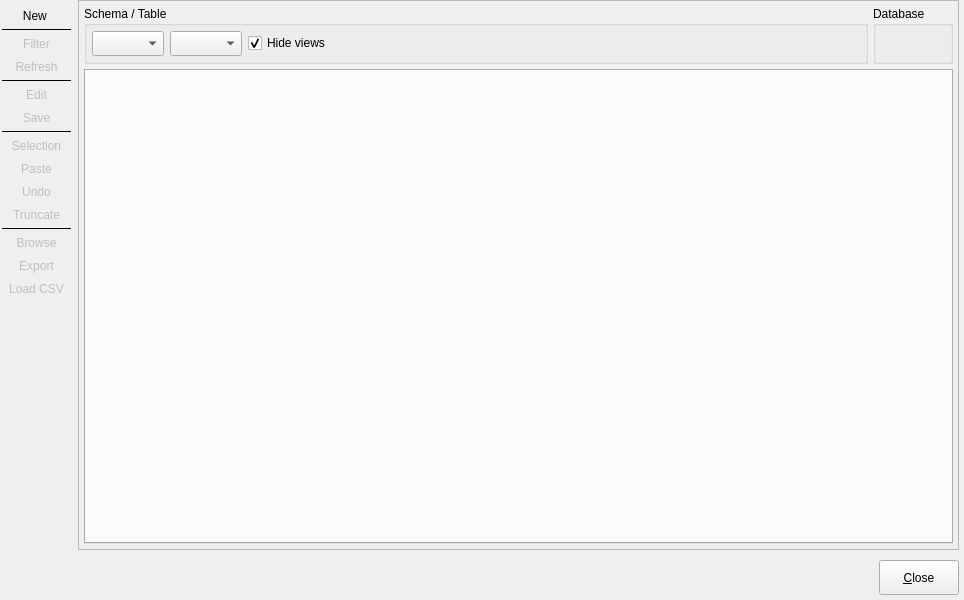
<?xml version="1.0" encoding="UTF-8"?>
<ui version="4.0">
 <class>DataHandlingForm</class>
 <widget class="QDialog" name="DataHandlingForm">
  <property name="geometry">
   <rect>
    <x>0</x>
    <y>0</y>
    <width>964</width>
    <height>600</height>
   </rect>
  </property>
  <property name="minimumSize">
   <size>
    <width>800</width>
    <height>600</height>
   </size>
  </property>
  <property name="baseSize">
   <size>
    <width>1250</width>
    <height>1000</height>
   </size>
  </property>
  <property name="windowTitle">
   <string>Data handling</string>
  </property>
  <property name="windowIcon">
   <iconset resource="../../res/resources.qrc">
    <normaloff>:/icons/icons/pgmodeler_logo.png</normaloff>:/icons/icons/pgmodeler_logo.png</iconset>
  </property>
  <property name="modal">
   <bool>false</bool>
  </property>
  <layout class="QGridLayout" name="gridLayout_3">
   <property name="leftMargin">
    <number>0</number>
   </property>
   <property name="topMargin">
    <number>0</number>
   </property>
   <property name="rightMargin">
    <number>5</number>
   </property>
   <property name="bottomMargin">
    <number>5</number>
   </property>
   <property name="spacing">
    <number>5</number>
   </property>
   <item row="2" column="0" colspan="2">
    <layout class="QGridLayout" name="buttons_lt">
     <property name="leftMargin">
      <number>5</number>
     </property>
     <property name="topMargin">
      <number>5</number>
     </property>
     <property name="rightMargin">
      <number>0</number>
     </property>
     <property name="bottomMargin">
      <number>0</number>
     </property>
     <property name="spacing">
      <number>5</number>
     </property>
     <item row="0" column="0">
      <widget class="QLabel" name="pgmodeler_name_lbl">
       <property name="sizePolicy">
        <sizepolicy hsizetype="Fixed" vsizetype="Fixed">
         <horstretch>0</horstretch>
         <verstretch>0</verstretch>
        </sizepolicy>
       </property>
       <property name="maximumSize">
        <size>
         <width>169</width>
         <height>35</height>
        </size>
       </property>
       <property name="styleSheet">
        <string notr="true"/>
       </property>
       <property name="text">
        <string/>
       </property>
       <property name="textFormat">
        <enum>Qt::TextFormat::PlainText</enum>
       </property>
       <property name="pixmap">
        <pixmap resource="../../res/resources.qrc">:/images/images/pgmodeler_name.png</pixmap>
       </property>
       <property name="scaledContents">
        <bool>true</bool>
       </property>
      </widget>
     </item>
     <item row="0" column="2">
      <widget class="QPushButton" name="close_btn">
       <property name="sizePolicy">
        <sizepolicy hsizetype="Preferred" vsizetype="Preferred">
         <horstretch>0</horstretch>
         <verstretch>0</verstretch>
        </sizepolicy>
       </property>
       <property name="maximumSize">
        <size>
         <width>16777215</width>
         <height>16777215</height>
        </size>
       </property>
       <property name="autoFillBackground">
        <bool>false</bool>
       </property>
       <property name="styleSheet">
        <string notr="true"/>
       </property>
       <property name="text">
        <string>&amp;Close</string>
       </property>
       <property name="icon">
        <iconset resource="../../res/resources.qrc">
         <normaloff>:/icons/icons/close1.png</normaloff>:/icons/icons/close1.png</iconset>
       </property>
       <property name="iconSize">
        <size>
         <width>28</width>
         <height>28</height>
        </size>
       </property>
       <property name="autoRepeat">
        <bool>false</bool>
       </property>
       <property name="autoDefault">
        <bool>false</bool>
       </property>
       <property name="flat">
        <bool>false</bool>
       </property>
      </widget>
     </item>
     <item row="0" column="1">
      <spacer name="horizontalSpacer_4">
       <property name="orientation">
        <enum>Qt::Orientation::Horizontal</enum>
       </property>
       <property name="sizeHint" stdset="0">
        <size>
         <width>40</width>
         <height>20</height>
        </size>
       </property>
      </spacer>
     </item>
    </layout>
   </item>
   <item row="0" column="0" rowspan="2">
    <widget class="QWidget" name="bnts_parent_wgt" native="true">
     <property name="sizePolicy">
      <sizepolicy hsizetype="Fixed" vsizetype="Preferred">
       <horstretch>0</horstretch>
       <verstretch>0</verstretch>
      </sizepolicy>
     </property>
     <property name="minimumSize">
      <size>
       <width>0</width>
       <height>0</height>
      </size>
     </property>
     <layout class="QGridLayout" name="gridLayout_9">
      <property name="leftMargin">
       <number>2</number>
      </property>
      <property name="topMargin">
       <number>5</number>
      </property>
      <property name="rightMargin">
       <number>2</number>
      </property>
      <property name="bottomMargin">
       <number>5</number>
      </property>
      <property name="horizontalSpacing">
       <number>5</number>
      </property>
      <property name="verticalSpacing">
       <number>2</number>
      </property>
      <item row="3" column="0">
       <widget class="QToolButton" name="refresh_tb">
        <property name="enabled">
         <bool>false</bool>
        </property>
        <property name="sizePolicy">
         <sizepolicy hsizetype="Preferred" vsizetype="Fixed">
          <horstretch>0</horstretch>
          <verstretch>0</verstretch>
         </sizepolicy>
        </property>
        <property name="minimumSize">
         <size>
          <width>0</width>
          <height>0</height>
         </size>
        </property>
        <property name="toolTip">
         <string>Refresh listing</string>
        </property>
        <property name="text">
         <string>Refresh</string>
        </property>
        <property name="icon">
         <iconset resource="../../res/resources.qrc">
          <normaloff>:/icons/icons/refresh.png</normaloff>:/icons/icons/refresh.png</iconset>
        </property>
        <property name="iconSize">
         <size>
          <width>32</width>
          <height>32</height>
         </size>
        </property>
        <property name="shortcut">
         <string>F5</string>
        </property>
        <property name="toolButtonStyle">
         <enum>Qt::ToolButtonStyle::ToolButtonIconOnly</enum>
        </property>
        <property name="autoRaise">
         <bool>true</bool>
        </property>
       </widget>
      </item>
      <item row="7" column="0">
       <widget class="QToolButton" name="edit_tb">
        <property name="enabled">
         <bool>false</bool>
        </property>
        <property name="sizePolicy">
         <sizepolicy hsizetype="Preferred" vsizetype="Fixed">
          <horstretch>0</horstretch>
          <verstretch>0</verstretch>
         </sizepolicy>
        </property>
        <property name="minimumSize">
         <size>
          <width>0</width>
          <height>0</height>
         </size>
        </property>
        <property name="toolTip">
         <string>Edit rows</string>
        </property>
        <property name="text">
         <string>Edit</string>
        </property>
        <property name="icon">
         <iconset resource="../../res/resources.qrc">
          <normaloff>:/icons/icons/editrows.png</normaloff>:/icons/icons/editrows.png</iconset>
        </property>
        <property name="iconSize">
         <size>
          <width>32</width>
          <height>32</height>
         </size>
        </property>
        <property name="popupMode">
         <enum>QToolButton::ToolButtonPopupMode::InstantPopup</enum>
        </property>
        <property name="toolButtonStyle">
         <enum>Qt::ToolButtonStyle::ToolButtonIconOnly</enum>
        </property>
        <property name="autoRaise">
         <bool>true</bool>
        </property>
       </widget>
      </item>
      <item row="6" column="0">
       <widget class="Line" name="separator1_ln">
        <property name="frameShadow">
         <enum>QFrame::Shadow::Plain</enum>
        </property>
        <property name="orientation">
         <enum>Qt::Orientation::Horizontal</enum>
        </property>
       </widget>
      </item>
      <item row="13" column="0">
       <widget class="QToolButton" name="selection_tb">
        <property name="enabled">
         <bool>false</bool>
        </property>
        <property name="sizePolicy">
         <sizepolicy hsizetype="Preferred" vsizetype="Fixed">
          <horstretch>0</horstretch>
          <verstretch>0</verstretch>
         </sizepolicy>
        </property>
        <property name="minimumSize">
         <size>
          <width>0</width>
          <height>0</height>
         </size>
        </property>
        <property name="toolTip">
         <string>Copy / save the selected items</string>
        </property>
        <property name="text">
         <string>Selection</string>
        </property>
        <property name="icon">
         <iconset resource="../../res/resources.qrc">
          <normaloff>:/icons/icons/selection.png</normaloff>:/icons/icons/selection.png</iconset>
        </property>
        <property name="iconSize">
         <size>
          <width>32</width>
          <height>32</height>
         </size>
        </property>
        <property name="popupMode">
         <enum>QToolButton::ToolButtonPopupMode::InstantPopup</enum>
        </property>
        <property name="toolButtonStyle">
         <enum>Qt::ToolButtonStyle::ToolButtonIconOnly</enum>
        </property>
        <property name="autoRaise">
         <bool>true</bool>
        </property>
       </widget>
      </item>
      <item row="1" column="0">
       <widget class="Line" name="separator_ln">
        <property name="frameShadow">
         <enum>QFrame::Shadow::Plain</enum>
        </property>
        <property name="orientation">
         <enum>Qt::Orientation::Horizontal</enum>
        </property>
       </widget>
      </item>
      <item row="26" column="0">
       <widget class="QToolButton" name="export_tb">
        <property name="enabled">
         <bool>false</bool>
        </property>
        <property name="sizePolicy">
         <sizepolicy hsizetype="Preferred" vsizetype="Fixed">
          <horstretch>0</horstretch>
          <verstretch>0</verstretch>
         </sizepolicy>
        </property>
        <property name="minimumSize">
         <size>
          <width>0</width>
          <height>0</height>
         </size>
        </property>
        <property name="toolTip">
         <string>Export results to a file</string>
        </property>
        <property name="text">
         <string>Export</string>
        </property>
        <property name="icon">
         <iconset resource="../../res/resources.qrc">
          <normaloff>:/icons/icons/exportdata.png</normaloff>:/icons/icons/exportdata.png</iconset>
        </property>
        <property name="iconSize">
         <size>
          <width>32</width>
          <height>32</height>
         </size>
        </property>
        <property name="shortcut">
         <string>Ctrl+X</string>
        </property>
        <property name="popupMode">
         <enum>QToolButton::ToolButtonPopupMode::InstantPopup</enum>
        </property>
        <property name="toolButtonStyle">
         <enum>Qt::ToolButtonStyle::ToolButtonIconOnly</enum>
        </property>
        <property name="autoRaise">
         <bool>true</bool>
        </property>
       </widget>
      </item>
      <item row="14" column="0">
       <widget class="QToolButton" name="paste_tb">
        <property name="enabled">
         <bool>false</bool>
        </property>
        <property name="sizePolicy">
         <sizepolicy hsizetype="Preferred" vsizetype="Fixed">
          <horstretch>0</horstretch>
          <verstretch>0</verstretch>
         </sizepolicy>
        </property>
        <property name="minimumSize">
         <size>
          <width>0</width>
          <height>0</height>
         </size>
        </property>
        <property name="toolTip">
         <string>Paste items on the grid</string>
        </property>
        <property name="text">
         <string>Paste</string>
        </property>
        <property name="icon">
         <iconset resource="../../res/resources.qrc">
          <normaloff>:/icons/icons/paste.png</normaloff>:/icons/icons/paste.png</iconset>
        </property>
        <property name="iconSize">
         <size>
          <width>32</width>
          <height>32</height>
         </size>
        </property>
        <property name="popupMode">
         <enum>QToolButton::ToolButtonPopupMode::InstantPopup</enum>
        </property>
        <property name="toolButtonStyle">
         <enum>Qt::ToolButtonStyle::ToolButtonIconOnly</enum>
        </property>
        <property name="autoRaise">
         <bool>true</bool>
        </property>
       </widget>
      </item>
      <item row="40" column="0">
       <spacer name="verticalSpacer">
        <property name="orientation">
         <enum>Qt::Orientation::Vertical</enum>
        </property>
        <property name="sizeHint" stdset="0">
         <size>
          <width>20</width>
          <height>40</height>
         </size>
        </property>
       </spacer>
      </item>
      <item row="17" column="0">
       <widget class="QToolButton" name="truncate_tb">
        <property name="enabled">
         <bool>false</bool>
        </property>
        <property name="sizePolicy">
         <sizepolicy hsizetype="Preferred" vsizetype="Fixed">
          <horstretch>0</horstretch>
          <verstretch>0</verstretch>
         </sizepolicy>
        </property>
        <property name="minimumSize">
         <size>
          <width>0</width>
          <height>0</height>
         </size>
        </property>
        <property name="toolTip">
         <string>Truncate the browsed table</string>
        </property>
        <property name="text">
         <string>Truncate</string>
        </property>
        <property name="icon">
         <iconset resource="../../res/resources.qrc">
          <normaloff>:/icons/icons/truncate.png</normaloff>:/icons/icons/truncate.png</iconset>
        </property>
        <property name="iconSize">
         <size>
          <width>32</width>
          <height>32</height>
         </size>
        </property>
        <property name="popupMode">
         <enum>QToolButton::ToolButtonPopupMode::InstantPopup</enum>
        </property>
        <property name="toolButtonStyle">
         <enum>Qt::ToolButtonStyle::ToolButtonIconOnly</enum>
        </property>
        <property name="autoRaise">
         <bool>true</bool>
        </property>
       </widget>
      </item>
      <item row="12" column="0">
       <widget class="Line" name="separator2_ln">
        <property name="frameShadow">
         <enum>QFrame::Shadow::Plain</enum>
        </property>
        <property name="orientation">
         <enum>Qt::Orientation::Horizontal</enum>
        </property>
       </widget>
      </item>
      <item row="0" column="0">
       <widget class="QToolButton" name="new_window_tb">
        <property name="enabled">
         <bool>true</bool>
        </property>
        <property name="sizePolicy">
         <sizepolicy hsizetype="Preferred" vsizetype="Fixed">
          <horstretch>0</horstretch>
          <verstretch>0</verstretch>
         </sizepolicy>
        </property>
        <property name="minimumSize">
         <size>
          <width>0</width>
          <height>0</height>
         </size>
        </property>
        <property name="toolTip">
         <string>Open a new data manipulation window</string>
        </property>
        <property name="text">
         <string>New </string>
        </property>
        <property name="icon">
         <iconset resource="../../res/resources.qrc">
          <normaloff>:/icons/icons/newdatamanip.png</normaloff>:/icons/icons/newdatamanip.png</iconset>
        </property>
        <property name="iconSize">
         <size>
          <width>32</width>
          <height>32</height>
         </size>
        </property>
        <property name="shortcut">
         <string>Ctrl+N</string>
        </property>
        <property name="toolButtonStyle">
         <enum>Qt::ToolButtonStyle::ToolButtonIconOnly</enum>
        </property>
        <property name="autoRaise">
         <bool>true</bool>
        </property>
       </widget>
      </item>
      <item row="25" column="0">
       <widget class="QToolButton" name="browse_tabs_tb">
        <property name="enabled">
         <bool>false</bool>
        </property>
        <property name="sizePolicy">
         <sizepolicy hsizetype="Preferred" vsizetype="Fixed">
          <horstretch>0</horstretch>
          <verstretch>0</verstretch>
         </sizepolicy>
        </property>
        <property name="minimumSize">
         <size>
          <width>0</width>
          <height>0</height>
         </size>
        </property>
        <property name="toolTip">
         <string>Browse referenced tables</string>
        </property>
        <property name="text">
         <string>Browse</string>
        </property>
        <property name="icon">
         <iconset resource="../../res/resources.qrc">
          <normaloff>:/icons/icons/browsetable.png</normaloff>:/icons/icons/browsetable.png</iconset>
        </property>
        <property name="iconSize">
         <size>
          <width>32</width>
          <height>32</height>
         </size>
        </property>
        <property name="popupMode">
         <enum>QToolButton::ToolButtonPopupMode::InstantPopup</enum>
        </property>
        <property name="toolButtonStyle">
         <enum>Qt::ToolButtonStyle::ToolButtonIconOnly</enum>
        </property>
        <property name="autoRaise">
         <bool>true</bool>
        </property>
       </widget>
      </item>
      <item row="16" column="0">
       <widget class="QToolButton" name="undo_tb">
        <property name="enabled">
         <bool>false</bool>
        </property>
        <property name="sizePolicy">
         <sizepolicy hsizetype="Preferred" vsizetype="Fixed">
          <horstretch>0</horstretch>
          <verstretch>0</verstretch>
         </sizepolicy>
        </property>
        <property name="minimumSize">
         <size>
          <width>0</width>
          <height>0</height>
         </size>
        </property>
        <property name="toolTip">
         <string>Undo modifications</string>
        </property>
        <property name="text">
         <string>Undo</string>
        </property>
        <property name="icon">
         <iconset resource="../../res/resources.qrc">
          <normaloff>:/icons/icons/undo.png</normaloff>:/icons/icons/undo.png</iconset>
        </property>
        <property name="iconSize">
         <size>
          <width>32</width>
          <height>32</height>
         </size>
        </property>
        <property name="shortcut">
         <string>Ctrl+Z</string>
        </property>
        <property name="toolButtonStyle">
         <enum>Qt::ToolButtonStyle::ToolButtonIconOnly</enum>
        </property>
        <property name="autoRaise">
         <bool>true</bool>
        </property>
       </widget>
      </item>
      <item row="2" column="0">
       <widget class="QToolButton" name="filter_tb">
        <property name="enabled">
         <bool>false</bool>
        </property>
        <property name="sizePolicy">
         <sizepolicy hsizetype="Preferred" vsizetype="Fixed">
          <horstretch>0</horstretch>
          <verstretch>0</verstretch>
         </sizepolicy>
        </property>
        <property name="minimumSize">
         <size>
          <width>0</width>
          <height>0</height>
         </size>
        </property>
        <property name="toolTip">
         <string>Filter the result set</string>
        </property>
        <property name="text">
         <string>Filter</string>
        </property>
        <property name="icon">
         <iconset resource="../../res/resources.qrc">
          <normaloff>:/icons/icons/filter.png</normaloff>:/icons/icons/filter.png</iconset>
        </property>
        <property name="iconSize">
         <size>
          <width>32</width>
          <height>32</height>
         </size>
        </property>
        <property name="shortcut">
         <string>Ctrl+F</string>
        </property>
        <property name="checkable">
         <bool>true</bool>
        </property>
        <property name="toolButtonStyle">
         <enum>Qt::ToolButtonStyle::ToolButtonIconOnly</enum>
        </property>
        <property name="autoRaise">
         <bool>true</bool>
        </property>
       </widget>
      </item>
      <item row="24" column="0">
       <widget class="Line" name="separator3_ln">
        <property name="frameShadow">
         <enum>QFrame::Shadow::Plain</enum>
        </property>
        <property name="orientation">
         <enum>Qt::Orientation::Horizontal</enum>
        </property>
       </widget>
      </item>
      <item row="8" column="0">
       <widget class="QToolButton" name="save_tb">
        <property name="enabled">
         <bool>false</bool>
        </property>
        <property name="sizePolicy">
         <sizepolicy hsizetype="Preferred" vsizetype="Fixed">
          <horstretch>0</horstretch>
          <verstretch>0</verstretch>
         </sizepolicy>
        </property>
        <property name="minimumSize">
         <size>
          <width>0</width>
          <height>0</height>
         </size>
        </property>
        <property name="toolTip">
         <string>Save changes</string>
        </property>
        <property name="text">
         <string>Save</string>
        </property>
        <property name="icon">
         <iconset resource="../../res/resources.qrc">
          <normaloff>:/icons/icons/save.png</normaloff>:/icons/icons/save.png</iconset>
        </property>
        <property name="iconSize">
         <size>
          <width>32</width>
          <height>32</height>
         </size>
        </property>
        <property name="shortcut">
         <string>Ctrl+S</string>
        </property>
        <property name="toolButtonStyle">
         <enum>Qt::ToolButtonStyle::ToolButtonIconOnly</enum>
        </property>
        <property name="autoRaise">
         <bool>true</bool>
        </property>
       </widget>
      </item>
      <item row="27" column="0">
       <widget class="QToolButton" name="csv_load_tb">
        <property name="enabled">
         <bool>false</bool>
        </property>
        <property name="sizePolicy">
         <sizepolicy hsizetype="Preferred" vsizetype="Fixed">
          <horstretch>0</horstretch>
          <verstretch>0</verstretch>
         </sizepolicy>
        </property>
        <property name="minimumSize">
         <size>
          <width>0</width>
          <height>0</height>
         </size>
        </property>
        <property name="toolTip">
         <string>Add new rows from a CSV file</string>
        </property>
        <property name="text">
         <string>Load CSV</string>
        </property>
        <property name="icon">
         <iconset resource="../../res/resources.qrc">
          <normaloff>:/icons/icons/csvload.png</normaloff>:/icons/icons/csvload.png</iconset>
        </property>
        <property name="iconSize">
         <size>
          <width>32</width>
          <height>32</height>
         </size>
        </property>
        <property name="shortcut">
         <string>Ctrl+L</string>
        </property>
        <property name="checkable">
         <bool>true</bool>
        </property>
        <property name="toolButtonStyle">
         <enum>Qt::ToolButtonStyle::ToolButtonIconOnly</enum>
        </property>
        <property name="autoRaise">
         <bool>true</bool>
        </property>
       </widget>
      </item>
     </layout>
    </widget>
   </item>
   <item row="0" column="1" rowspan="2">
    <widget class="QFrame" name="frame">
     <property name="sizePolicy">
      <sizepolicy hsizetype="Preferred" vsizetype="Expanding">
       <horstretch>0</horstretch>
       <verstretch>0</verstretch>
      </sizepolicy>
     </property>
     <property name="frameShape">
      <enum>QFrame::Shape::StyledPanel</enum>
     </property>
     <property name="frameShadow">
      <enum>QFrame::Shadow::Raised</enum>
     </property>
     <layout class="QGridLayout" name="gridLayout_2">
      <property name="leftMargin">
       <number>5</number>
      </property>
      <property name="topMargin">
       <number>5</number>
      </property>
      <property name="rightMargin">
       <number>5</number>
      </property>
      <property name="bottomMargin">
       <number>5</number>
      </property>
      <property name="spacing">
       <number>5</number>
      </property>
      <item row="3" column="1" colspan="2">
       <layout class="QGridLayout" name="gridLayout">
        <property name="spacing">
         <number>5</number>
        </property>
        <item row="0" column="0" rowspan="2" colspan="2">
         <widget class="QGroupBox" name="groupBox">
          <property name="sizePolicy">
           <sizepolicy hsizetype="Expanding" vsizetype="Preferred">
            <horstretch>0</horstretch>
            <verstretch>0</verstretch>
           </sizepolicy>
          </property>
          <property name="title">
           <string>Schema / Table</string>
          </property>
          <layout class="QHBoxLayout" name="horizontalLayout">
           <property name="leftMargin">
            <number>5</number>
           </property>
           <property name="topMargin">
            <number>5</number>
           </property>
           <property name="rightMargin">
            <number>5</number>
           </property>
           <property name="bottomMargin">
            <number>5</number>
           </property>
           <item>
            <widget class="QComboBox" name="schema_cmb">
             <property name="sizePolicy">
              <sizepolicy hsizetype="Preferred" vsizetype="Preferred">
               <horstretch>0</horstretch>
               <verstretch>0</verstretch>
              </sizepolicy>
             </property>
             <property name="maxVisibleItems">
              <number>20</number>
             </property>
             <property name="insertPolicy">
              <enum>QComboBox::InsertPolicy::InsertAtBottom</enum>
             </property>
             <property name="sizeAdjustPolicy">
              <enum>QComboBox::SizeAdjustPolicy::AdjustToContents</enum>
             </property>
             <property name="iconSize">
              <size>
               <width>22</width>
               <height>22</height>
              </size>
             </property>
            </widget>
           </item>
           <item>
            <widget class="QComboBox" name="table_cmb">
             <property name="sizePolicy">
              <sizepolicy hsizetype="Preferred" vsizetype="Preferred">
               <horstretch>0</horstretch>
               <verstretch>0</verstretch>
              </sizepolicy>
             </property>
             <property name="maxVisibleItems">
              <number>20</number>
             </property>
             <property name="insertPolicy">
              <enum>QComboBox::InsertPolicy::InsertAtBottom</enum>
             </property>
             <property name="sizeAdjustPolicy">
              <enum>QComboBox::SizeAdjustPolicy::AdjustToContents</enum>
             </property>
             <property name="iconSize">
              <size>
               <width>22</width>
               <height>22</height>
              </size>
             </property>
            </widget>
           </item>
           <item>
            <widget class="QCheckBox" name="hide_views_chk">
             <property name="sizePolicy">
              <sizepolicy hsizetype="Fixed" vsizetype="Fixed">
               <horstretch>0</horstretch>
               <verstretch>0</verstretch>
              </sizepolicy>
             </property>
             <property name="text">
              <string>Hide views</string>
             </property>
             <property name="checked">
              <bool>true</bool>
             </property>
            </widget>
           </item>
           <item>
            <spacer name="horizontalSpacer">
             <property name="orientation">
              <enum>Qt::Orientation::Horizontal</enum>
             </property>
             <property name="sizeHint" stdset="0">
              <size>
               <width>40</width>
               <height>20</height>
              </size>
             </property>
            </spacer>
           </item>
          </layout>
         </widget>
        </item>
        <item row="0" column="2" rowspan="2">
         <widget class="QGroupBox" name="groupBox_2">
          <property name="sizePolicy">
           <sizepolicy hsizetype="Fixed" vsizetype="Preferred">
            <horstretch>0</horstretch>
            <verstretch>0</verstretch>
           </sizepolicy>
          </property>
          <property name="title">
           <string>Database</string>
          </property>
          <layout class="QHBoxLayout" name="horizontalLayout_2">
           <property name="leftMargin">
            <number>5</number>
           </property>
           <property name="topMargin">
            <number>5</number>
           </property>
           <property name="rightMargin">
            <number>5</number>
           </property>
           <property name="bottomMargin">
            <number>5</number>
           </property>
           <item>
            <widget class="QLabel" name="db_icon_lbl">
             <property name="minimumSize">
              <size>
               <width>25</width>
               <height>25</height>
              </size>
             </property>
             <property name="maximumSize">
              <size>
               <width>25</width>
               <height>25</height>
              </size>
             </property>
             <property name="text">
              <string/>
             </property>
             <property name="pixmap">
              <pixmap resource="../../res/resources.qrc">:/icons/icons/database.png</pixmap>
             </property>
             <property name="scaledContents">
              <bool>true</bool>
             </property>
            </widget>
           </item>
           <item>
            <widget class="QLabel" name="db_name_lbl">
             <property name="sizePolicy">
              <sizepolicy hsizetype="Preferred" vsizetype="Preferred">
               <horstretch>0</horstretch>
               <verstretch>0</verstretch>
              </sizepolicy>
             </property>
             <property name="text">
              <string/>
             </property>
             <property name="indent">
              <number>5</number>
             </property>
            </widget>
           </item>
          </layout>
         </widget>
        </item>
       </layout>
      </item>
      <item row="4" column="1" colspan="2">
       <widget class="QTabWidget" name="data_grids_tbw">
        <property name="currentIndex">
         <number>-1</number>
        </property>
        <property name="tabsClosable">
         <bool>true</bool>
        </property>
        <property name="movable">
         <bool>true</bool>
        </property>
        <property name="tabBarAutoHide">
         <bool>false</bool>
        </property>
       </widget>
      </item>
     </layout>
    </widget>
   </item>
  </layout>
 </widget>
 <tabstops>
  <tabstop>new_window_tb</tabstop>
  <tabstop>filter_tb</tabstop>
  <tabstop>refresh_tb</tabstop>
  <tabstop>paste_tb</tabstop>
  <tabstop>undo_tb</tabstop>
  <tabstop>truncate_tb</tabstop>
  <tabstop>browse_tabs_tb</tabstop>
  <tabstop>export_tb</tabstop>
  <tabstop>csv_load_tb</tabstop>
  <tabstop>close_btn</tabstop>
 </tabstops>
 <resources>
  <include location="../../res/resources.qrc"/>
  <include location="../../res/resources.qrc"/>
 </resources>
 <connections/>
</ui>
